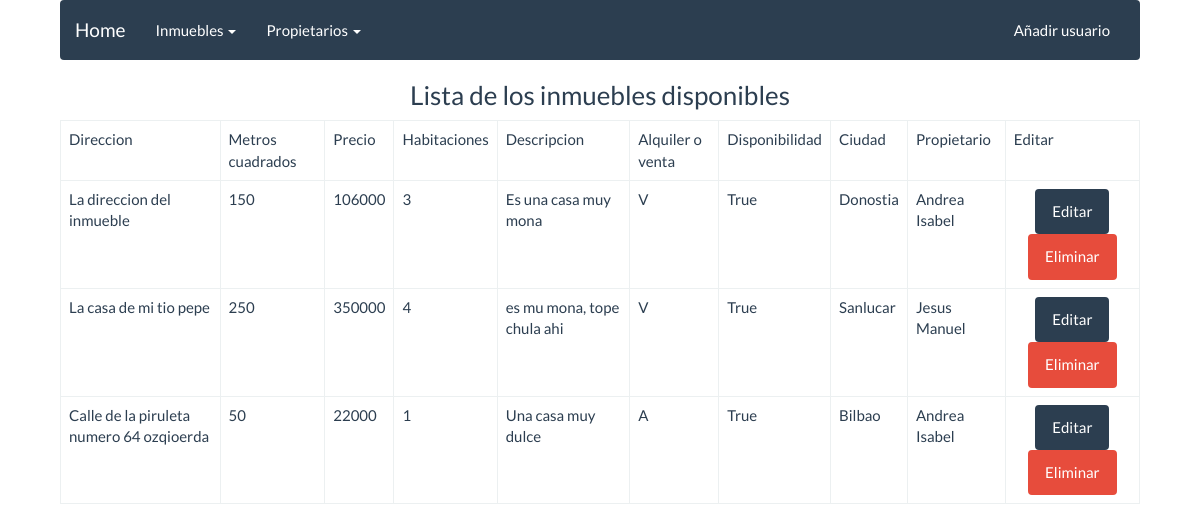
/inmuebles/index, run on an earlier commit of the app's database.
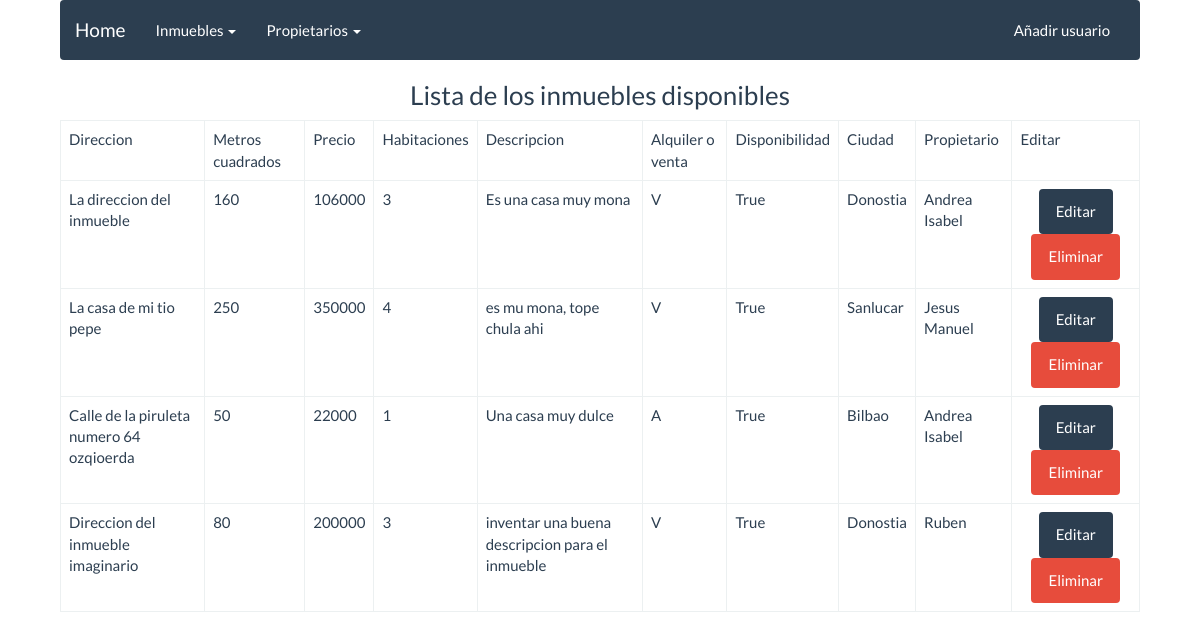
And on a later commit of the database.
### apps/inmuebles/models.py (models this page shows, shortened)
class Inmueble(models.Model):
	direccion = models.CharField(max_length=150)
	metros = models.IntegerField()
	precio = models.IntegerField()
	habitaciones = models.IntegerField()
	descripccion = models.CharField(max_length=300)
	opcion = models.CharField(max_length=2)
	disponibilidad = models.BooleanField()
	ciudad = models.ForeignKey(Ciudad, null=True, blank=True, on_delete=models.CASCADE)
	propietario = models.ForeignKey(Propietario, null=True, blank=True, on_delete=models.CASCADE)
	alqui = models.ManyToManyField(Cliente, through='alquiler', blank=True)

### apps/ciudades/models.py (models this page shows, shortened)
class Ciudad(models.Model):
	nombre = models.CharField(max_length=50)

### apps/propietarios/models.py (models this page shows, shortened)
class Propietario(models.Model):
	nombre = models.CharField(max_length=20)
	apellidos = models.CharField(max_length=40)
	fecha_nacimiento = models.DateField()
	direccion = models.CharField(max_length=150)
	telefono = models.CharField(max_length=15)
	email = models.EmailField()

### apps/inmuebles/views.py (the view)
class Inmuebles(ListView):
	model = Inmueble
	template_name = "inmuebles/index.html"

### templates/inmuebles/index.html (shortened to what this page needs)
{% extends 'base/base.html' %}
{% block importfiles %}
	<link rel="stylesheet" type="text/css" href="/static/css/style.css">
{% endblock %}
{% block content %}
	<h3>Lista de los inmuebles disponibles</h3>
	<table class="table table-bordered">
		<thead>
			<tr>
				<td>Direccion</td>
				<td>Metros cuadrados</td>
				<td>Precio</td>
				<td>Habitaciones</td>
				<td>Descripcion</td>
				<td>Alquiler o venta</td>
				<td>Disponibilidad</td>
				<td>Ciudad</td>
				<td>Propietario</td>
				<td>Editar</td>
			</tr>
		</thead>
		<tbody>
			{% if object_list %}
				{% for inmueble in object_list %}
					{% if inmueble.disponibilidad == True %}
					<tr>
						<td>{{ inmueble.direccion }}</td>
						<td>{{ inmueble.metros }}</td>
						<td>{{ inmueble.precio }}</td>
						<td>{{ inmueble.habitaciones }}</td>
						<td>{{ inmueble.descripccion }}</td>
						<td>{{ inmueble.opcion }}</td>
						<td>{{ inmueble.disponibilidad }}</td>
						<td>{{ inmueble.ciudad.nombre }}</td>
						<td>{{ inmueble.propietario.nombre }}</td>
						<td class='td-center'><a class="btn btn-primary" href="/inmuebles/editar/{{ inmueble.id }}">Editar</a><a class="btn btn-danger" href="/inmuebles/delete/{{ inmueble.id }}">Eliminar</a></td>
					</tr>
					{% endif %}
				{% endfor %}
			{% else %}
			<h1>En este momento no hay ningun apartamento disponible</h1>
			{% endif %}
		</tbody>
	</table>
{% endblock %}

### templates/base/base.html (shortened to what this page needs)
{% load staticfiles %}
<!DOCTYPE html>
<html>
	<head>
		<link rel="stylesheet" href="{% static 'css/bootstrap.css' %}">
		{% block importfiles %}
		{% endblock %}
	</head>
	<body>
	{% block navbar %}
		<nav class="navbar navbar-default">
			<div class="container-fluid">
				<div class="navbar-header">
					<a class="navbar-brand" href="/inmuebles/index">Home</a>
				</div>
				<div class="collapse navbar-collapse" id="bs-example-navbar-collapse-1">
					<ul class="nav navbar-nav">
						<li class="dropdown">
							<a href="#" class="dropdown-toggle" data-toggle="dropdown" role="button" aria-expanded="false">Inmuebles <span class="sr-only">(current)</span><span class="caret"></span></a>
						</li>
						<li class="dropdown">
							<a href="#" class="dropdown-toggle" data-toggle="dropdown" role="button" aria-expanded="false">Propietarios <span class="caret"></span></a>
						</li>
					</ul>
					<ul class="nav navbar-nav navbar-right">
						<li><a href="/usuarios/registrar">Añadir usuario</a></li>
					</ul>
				</div>
			</div>
		</nav>
		{% endblock %}
		{% block content %}{% endblock %}
	</body>
</html>

### static/css/style.css (style rules this page uses)
h1,h2,h3, .td-center { text-align: center; }

### templates/base/base.html (style rules this page uses)
body { width: 90%;margin:auto; }

What changed in the data, as far as the page shows it:
changed Inmueble "La direccion del inmueble": metros "150" → "160"
added Inmueble: direccion "Direccion del inmueble imaginario", metros "80", precio "200000", habitaciones "3", descripccion "inventar una buena descripcion para el inmueble", opcion "V", disponibilidad "True", ciudad.nombre "Donostia", propietario.nombre "Ruben"
